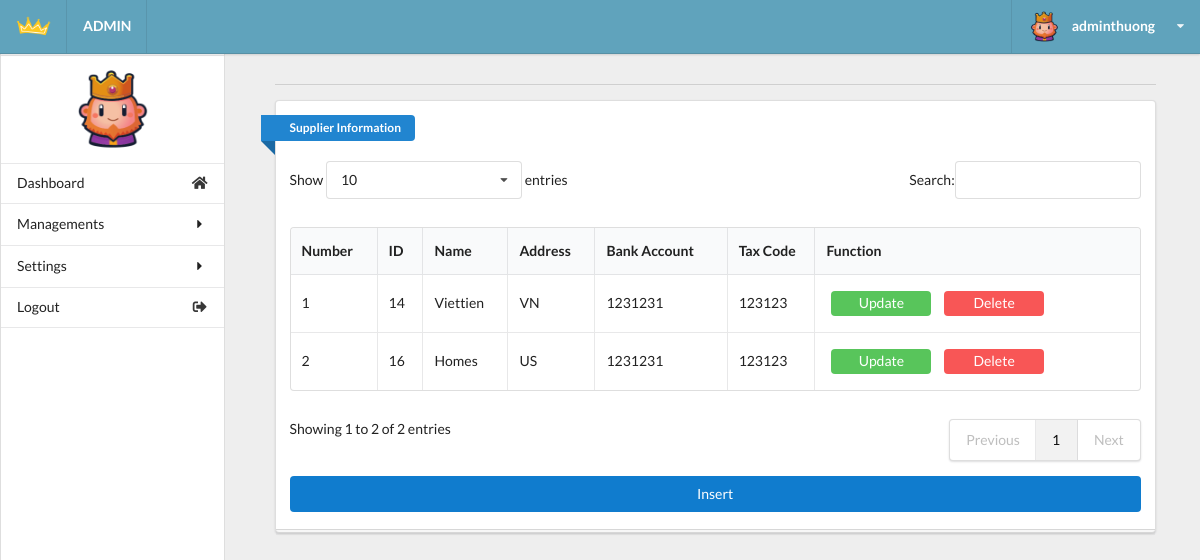
Page /admin/admin.php?act=supplier (signed in) on the earlier database version.
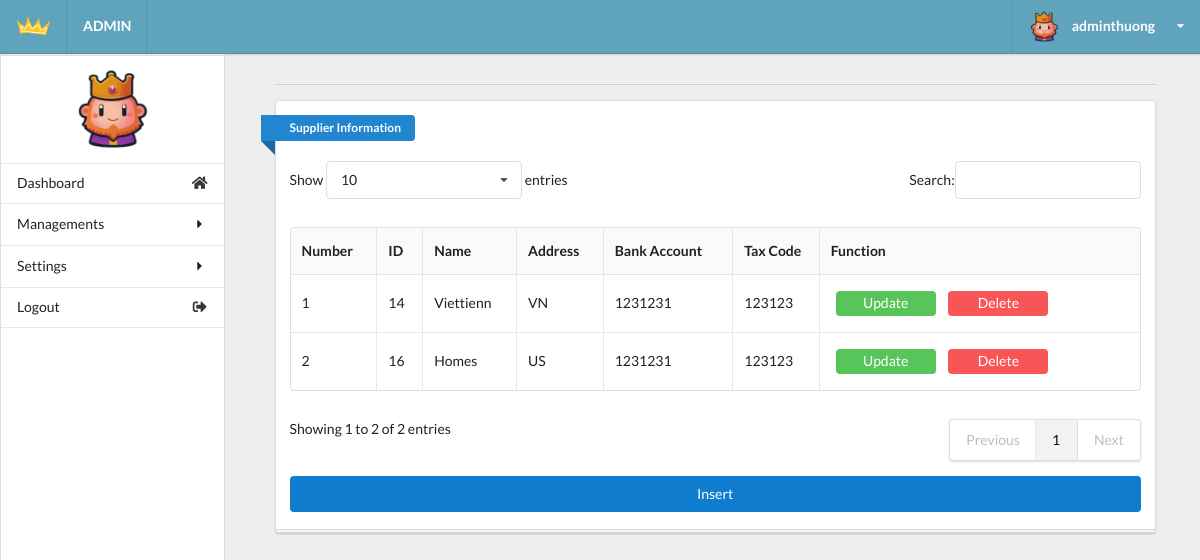
Same page on the later database version.
### tables this page shows
CREATE TABLE `tbl_supplier` (
  `sup_id` int(11) NOT NULL,
  `sup_name` varchar(255) NOT NULL,
  `sup_address` varchar(255) NOT NULL,
  `sup_bank` int(11) NOT NULL,
  `sup_tax_code` int(11) NOT NULL
);

### model/supplierdb.php (called while the page is built, shortened)
<?php
function getall_supplier(){
    $conn=connectdb();
    $stmt = $conn->prepare("SELECT * FROM tbl_supplier");
    $stmt->execute();
    $kq=$stmt->fetchAll();
    return $kq;
}
?>

### admin/supplier.php (the view, shortened to what this page needs)
<div class="right floated thirteen wide computer sixteen wide phone column" id="content">
  <div class="ui container grid">
    <div class="row">
      <div class="fifteen wide computer sixteen wide phone centered column center-table">
        <div class="ui divider"></div>
        <div class="ui grid">
          <div class="sixteen wide computer sixteen wide phone centered column">
            <div class="ui stacked segment">
              <div class="ui blue ribbon icon label">Supplier Information</div>
              <br><br>
              <table id="example" class="ui celled table responsive nowrap unstackable" style="width:100%">
                <thead>
                  <tr>
                    <th>Number</th>
                    <th>ID</th>
                    <th>Name</th>
                    <th>Address</th>
                    <th>Bank Account</th>
                    <th>Tax Code</th>
                    <th>Function
                    </th>
                  </tr>
                </thead>
                <?php
                if(isset($kq)&&(count($kq)>0)){
                  $i=1;
                  foreach ($kq as $supplier) {
                    echo '
                      <tr>
                         <td>'.$i.'</td>
                        <td>'.$supplier['sup_id'].'</td>
                         <td>'.$supplier['sup_name'].'</td>
                         <td>'.$supplier['sup_address'].'</td>
                         <td>'.$supplier['sup_bank'].'</td>
                         <td>'.$supplier['sup_tax_code'].'</td>
                         <td>
                         <div class="frame1">
                         <button class="button-update"><a class="change-a" href="admin.php?act=updateform_supplier&id='.$supplier['sup_id'].'">Update</a></button>
                         <button class="button-delete"><a class="change-a" href="admin.php?act=del_supplier&id='.$supplier['sup_id'].'">Delete</a></button>
                         </div>
                          </td>
                      </tr>
                        ';
                      $i++;
                  }
                }
                ?>
              </table>
              <div>
              <button class="button-insert" ><a class="change-a" href="admin.php?act=insert_supplier&id='1'">Insert</a></button>
              </div>
            </div>
          </div>
        </div>
      </div>
    </div>
  </div>
</div>
</div>
</body>
</html>

Differences in the rows shown:
changed tbl_supplier "VN": sup_name "Viettien" → "Viettienn"
